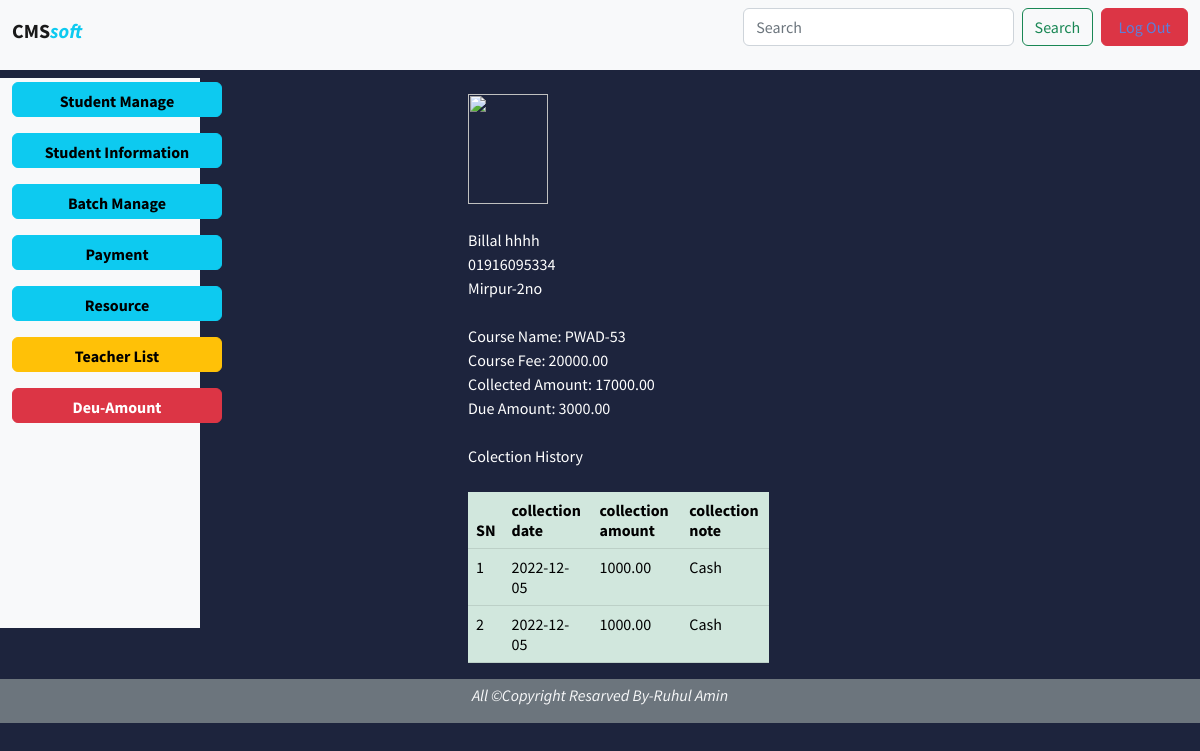
The page /collection_history.php?sid=20 (signed in) on the database its author committed.
### tables this page shows
CREATE TABLE `student` (
  `sid` int(10) NOT NULL,
  `bid` int(40) NOT NULL,
  `studentname` varchar(50) NOT NULL,
  `stdcontact` varchar(25) NOT NULL,
  `stdmail` varchar(60) NOT NULL,
  `stdimage` varchar(60) NOT NULL,
  `stdaddress` varchar(200) NOT NULL,
  `totalfee` float(10,2) NOT NULL,
  `collectedfee` float(10,2) NOT NULL,
  `dueamount` float(10,2) NOT NULL
);

CREATE TABLE `batchmanage` (
  `bid` int(10) NOT NULL,
  `coursename` varchar(50) NOT NULL,
  `startingdate` date NOT NULL,
  `coursefee` float(10,2) NOT NULL,
  `timeduration` varchar(50) NOT NULL
);

CREATE TABLE `collectionfee` (
  `collid` int(15) NOT NULL,
  `sid` int(10) NOT NULL,
  `colldate` date NOT NULL,
  `collamount` float(10,2) NOT NULL,
  `collnote` varchar(50) NOT NULL
);

### collection_history.php (the view, shortened to what this page needs)
<?php
require_once('connectdb.php');
?>
<html>
    <body>
            <link href="https://cdn.jsdelivr.net/npm/bootstrap@5.2.2/dist/css/bootstrap.min.css" rel="stylesheet" >
            <link href="style.css" rel="stylesheet" >
    <div class="conteiner-fluid">
        <div>
          <nav class="navbar navbar-expand-lg bg-light">
        <div class="container-fluid">
          <h1>
          <a class="navbar-brand text-" href="deshboard.php"><b>CMS</b><span class="text-info"><b><i>soft</i></b> </span></a></h1>
          <form class="d-flex" role="search">
            <input class="form-control me-2" type="search" placeholder="Search" aria-label="Search">
            <div >
            <button class="btn btn-outline-success me-2" type="submit">Search</button>
            </div>
              <button class="btn btn-outline-danger bg-danger " type="button" style="height:38px;width:130px"><a href="logout.php">Log Out</a> </button>
            </form>
          </div>
        </div>
      </div>
      <div class="container-fluid mt-2">
          <div class="row">
              <div class="col-2 bg-light " style="height:550px">
            <p class="mt-1">
                <a href="student_manage.php">
                <button class="btn btn-info" type="button" name="menu-btn1"  style="width:210px;height:35px; align:center;">
                  <b>Student Manage</b>
                </button>
                </a>
              </p>
              <p class="mt-1">
                <a href="student-table.php">
                <button class="btn btn-info" type="button" name="menu-btn1"  style="width:210px;height:35px; align:center;">
                <b> Student Information</b>
                </button>
                </a>
              </p>
            <p class="mt-1">
                <a href="batch_manage.php">
                <button class="btn btn-info" type="button"  name="menu-btn2"   style="width:210px;height:35px; align:center;">
                 <b>Batch Manage</b>
                </button>
                </a>
              </p>
              <p class="mt-1">
                <a href="collection_manage.php">
                <button class="btn btn-info" type="button"  name="menu-btn2"   style="width:210px;height:35px; align:center;">
                 <b>Payment</b>
                </button>
                </a>
              </p>
              <p class="mt-1">
                <button class="btn btn-info" type="button"  name="menu-btn2"  style="width:210px;height:35px; align:center;">
                 <b>Resource</b>
                </button>
              </p>
              <p class="mt-1">
              <a href="teacher-manage.php">
                <button class="btn btn-warning" type="button"  name="menu-btn2"   style="width:210px;height:35px; align:center;">
                <b>Teacher List</b>
                </button>
                </a>
              </p>
              <p class="mt-1">
              <a href="deu-amount.php">
                <button class="btn btn-danger" type="button"  name="menu-btn2"   style="width:210px;height:35px; align:center;">
                <b>Deu-Amount</b>
                </button>
                </a>
              </p>
            </div>
            <div class="col-10 ">
              <div class=" container-fluid text-white">
                <div class="row">
                 <div class="col-3"></div>
                 <div class="col-4">
                 <p>
            <?php
                $sid = $_REQUEST['sid'];
                $sql05 = "SELECT * from student WHERE sid = '$sid'";
                $result05 = mysqli_query($conn, $sql05);
                $rows05 = mysqli_fetch_assoc($result05);
                $bid = $rows05['bid'];
                $studentname = $rows05['studentname'];
                $stdcontact = $rows05['stdcontact'];
                $stdimage = $rows05['stdimage'];
                $stdaddress = $rows05['stdaddress'];
                $totalfee = $rows05['totalfee'];
                $collectedfee = $rows05['collectedfee'];
                $dueamount = $rows05['dueamount'];
                $sqls="SELECT * from batchmanage where bid='$bid'";
                $results =mysqli_query($conn, $sqls);
                $rowss= mysqli_fetch_assoc($results);
                $coursename=$rowss['coursename'];
            ?>
            <div class="mb-3 mt-3">
                <label for="company" class="form-label">
                    <img src="<?php echo $stdimage; ?>" width="80" height="110">
                </label>
            </div>
            <div class="mb-3 mt-3">
                <label for="contactno" class="form-label">
                    <?php
                        echo $studentname . "<br>";
                        echo $stdcontact . "<br>";
                        echo $stdaddress . "<br>";
                    ?>
                </label>
              </div>
            <div class="mb-3 mt-3">
                <label for="contactno" class="form-label">
                    Course Name: <?php echo $coursename. "<br>"; ?>
                    Course Fee: <?php echo $totalfee. "<br>"; ?>
                    Collected Amount: <?php echo $collectedfee. "<br>"; ?>
                    Due Amount: <?php echo $dueamount. "<br>"; ?>
                </label>
            </div>
            <div class="mb-3 mt-3">
                <label for="contactemail" class="form-label"> Colection History
                </label>
            </div>
            <div class="mb-3 mt-3">
            <table class="table table-Success table-hover">
                <thead>
                <tr>
                    <th>SN</th>
                    <th>collection date</th>
                    <th>collection amount</th>
                    <th>collection note</th>
                </tr>
                </thead>
                <tbody>
                    <?php
                    $sn = 1;
                    $sql2="SELECT * FROM collectionfee WHERE sid = '$sid'";
                    $result2=mysqli_query($conn,$sql2);
                    while($rows2=mysqli_fetch_assoc($result2))
                    {
                    ?>
                <tr>
                    <td><?php echo $sn++; ?></td>
                    <td><?php echo $rows2['colldate'];?></td>
                    <td><?php echo $rows2['collamount'];?></td>
                    <td><?php echo $rows2['collnote'];?></td>
                </tr>
                <?php
                }
                ?>
                </tbody>
            </table>
            </div>
         </div>
          <div class="col-3"></div>
        </div>
    </div>
  </div>
  <div class="container-fluid bg-Secondary">
    <div class="row">
      <div class="col-12 text-center mt-1 text-light ">
        <p><i>All &copyCopyright Resarved By-Ruhul Amin</i></p>
      </div>
    </div>
  </div>
    </body>
</html>

### style.css (style rules this page uses)
body, html { font-family: 'Source Sans Pro', sans-serif; background-color: #1d243d; padding: 0; margin: 0; }
a { color: #5c7fda; text-decoration: none; }

### rows shown on the page
student: studentname "Billal hhhh", stdcontact "01916095334", stdaddress "Mirpur-2no", totalfee "20000.00", collectedfee "17000.00", dueamount "3000.00"
batchmanage: coursename "PWAD-53"
collectionfee: colldate "2022-12-05", collamount "1000.00", collnote "Cash"
collectionfee: colldate "2022-12-05", collamount "1000.00", collnote "Cash"
